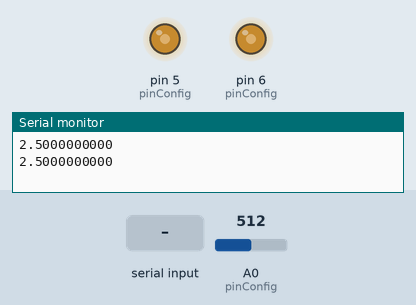
Recording of a sketch running on a simulated Arduino Uno, built with avr-gcc and run on an emulated ATmega328P. On the bench: output pins drawn as LEDs (lit = HIGH), the last lines printed to the serial monitor. The inputs (shaded band) are chosen by the test bench; at power-on: A0 (pinConfig) = 512.

Above: at 1.2 s.
1.3 s: A0 (pinConfig) set to 716
At 2.2 s:
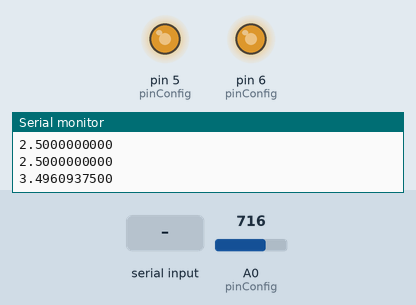
3.0 s: "x" received over Serial
At 4.3 s:
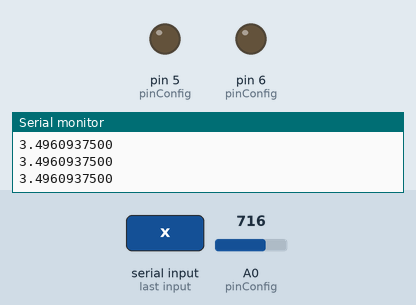
4.6 s: "s" received over Serial
At 5.6 s:
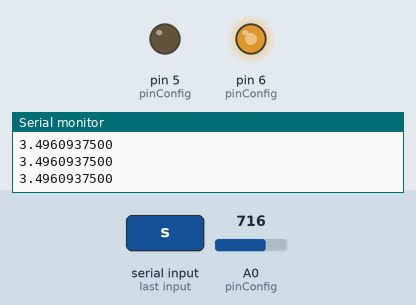
6.1 s: A0 (pinConfig) set to 900
At 6.8 s:
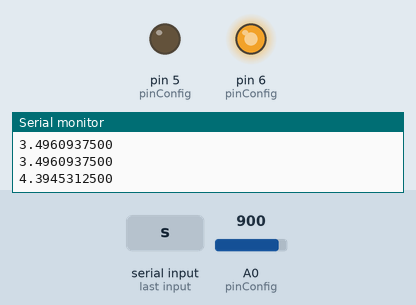
7.7 s: "w" received over Serial
At 9.0 s:
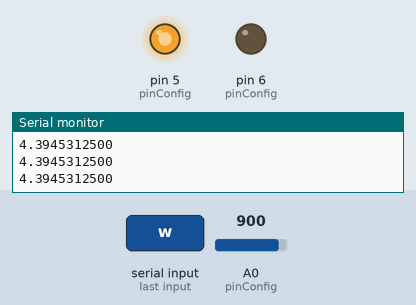
9.3 s: "b" received over Serial
At 10.3 s:
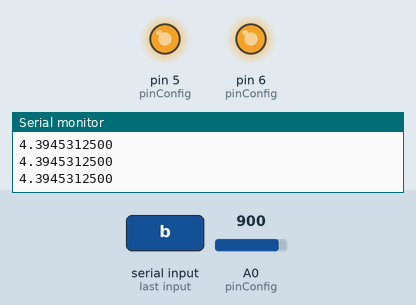
Timing chart, 0 to 11.8 s (numbered marks = the images above; inputs shaded):
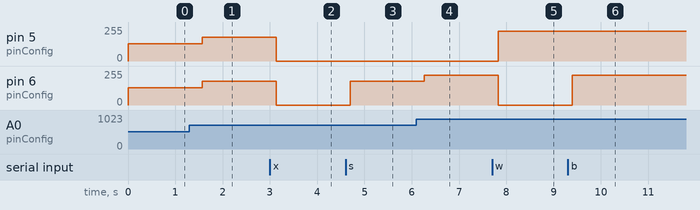

Measured:
- after the input at 1.3 s, pin 5 (pinConfig), pin 6 (pinConfig): 128/255 → 179/255 after 0.27 s
- after the input at 3.0 s, pin 5 (pinConfig), pin 6 (pinConfig): 179/255 → 0/255 after 0.13 s
- after the input at 4.6 s, pin 6 (pinConfig): 0/255 → 179/255 after 0.10 s
- after the input at 6.1 s, pin 6 (pinConfig): 179/255 → 225/255 after 0.16 s
- after the input at 7.7 s, pin 5 (pinConfig): 0/255 → 225/255 after 0.13 s; pin 6 (pinConfig): 225/255 → 0/255 after 0.13 s
- after the input at 9.3 s, pin 6 (pinConfig): 0/255 → 225/255 after 0.09 s

The sketch:

test.ino
```cpp
#define ARRAY_SIZE(a) (sizeof(a) / sizeof(a[0]))

/**
 * How to adjust pwm frequency:
 * https://forum.arduino.cc/t/varying-the-pwm-frequency-for-timer-0-or-timer-2/16679/4
 */
#define _configureTimer(REGISTER, SETTING) (void)(REGISTER = (REGISTER & 0b11111000) | (SETTING))
#define configureTimerPins_5_6(SETTING) _configureTimer(TCCR0B, SETTING)
#define configureTimerPins_9_10(SETTING) _configureTimer(TCCR1B, SETTING)
#define configureTimerPins_11_3(SETTING) _configureTimer(TCCR2B, SETTING)

#define VOLTS_MAX 5.0
#define AIN_VIN A0
#define AOUT_PWM1 5
#define AOUT_PWM2 6

typedef enum BridgebridgeControlEnum {
  BRIDGE_COAST,
  BRIDGE_REVERSE,
  BRIDGE_FORWARD,
  BRIDGE_BRAKE,
} BridgebridgeControlEnum;

// 0 - 255, 0 = no PWM, 255 = max duty cycle, 64 = quarter duty cycle
typedef struct PinStruct {
  int pwm1DutyOut;
  int pwm2DutyOut;
  int analogIn;
} PinStruct;

static BridgebridgeControlEnum bridgeControl = BRIDGE_BRAKE;
static PinStruct pins;

static struct {
  int pinNumber; int inOrOut; int *io;
} pinConfig[] = {
  {AOUT_PWM1, OUTPUT, &pins.pwm1DutyOut},
  {AOUT_PWM2, OUTPUT, &pins.pwm2DutyOut},
  {A0, INPUT, &pins.analogIn}
};

void setup() {
  Serial.begin(9600);

  // load pin table
  for (int i = 0; i < ARRAY_SIZE(pinConfig); i++) {
    pinMode(pinConfig[i].pinNumber, pinConfig[i].inOrOut);
  }

  /**
   * Set PWM Frequency
   * 0x01 - 62500
   * 0x02 - 7812.5
   * 0x03 - 976.5625   <--DEFAULT
   * 0x04 - 244.140625
   * 0x05 - 61.03515625
   */
  configureTimerPins_5_6(0x01);
}

void loop() {
  // read all IOs
  for (int i = 0; i < ARRAY_SIZE(pinConfig); i++) {
    if (pinConfig[i].inOrOut == INPUT) {
      *pinConfig[i].io = analogRead(pinConfig[i].pinNumber);
    }
  }

  // read if -1 (0xFF is -1 for an int8 but 255 for an int4). Nonblocking read.
  int character = Serial.peek();
  if (character != 255) {
    character = Serial.read();
    switch (character) {
    case 'x':
      bridgeControl = BRIDGE_COAST;
      break;
    case 's':
      bridgeControl = BRIDGE_REVERSE;
      break;
    case 'w':
      bridgeControl = BRIDGE_FORWARD;
      break;
    case 'b':
      bridgeControl = BRIDGE_BRAKE;
      break;
    }

    Serial.println(pins.analogIn / 1024.0f * 5.0f, DEC);
  }

  // scaling: 1-1024 to 0-255
  float convert = pins.analogIn / 4.0f;
  switch (bridgeControl) {
    // drv8871.pdf:8 shows HIs and LOs
  case BRIDGE_COAST:
    pins.pwm1DutyOut = 0;
    pins.pwm2DutyOut = 0;
    break;
  case BRIDGE_REVERSE:
    pins.pwm1DutyOut = 0;
    pins.pwm2DutyOut = convert;
    break;
  case BRIDGE_FORWARD:
    pins.pwm1DutyOut = convert;
    pins.pwm2DutyOut = 0;
    break;
  case BRIDGE_BRAKE:
    pins.pwm1DutyOut = convert;
    pins.pwm2DutyOut = convert;
    break;
  }

  // write all IOs
  for (int i = 0; i < ARRAY_SIZE(pinConfig); i++) {
    if (pinConfig[i].inOrOut == OUTPUT) {
      analogWrite(pinConfig[i].pinNumber, *pinConfig[i].io);
    }
  }

  delay(50000);
}
```
